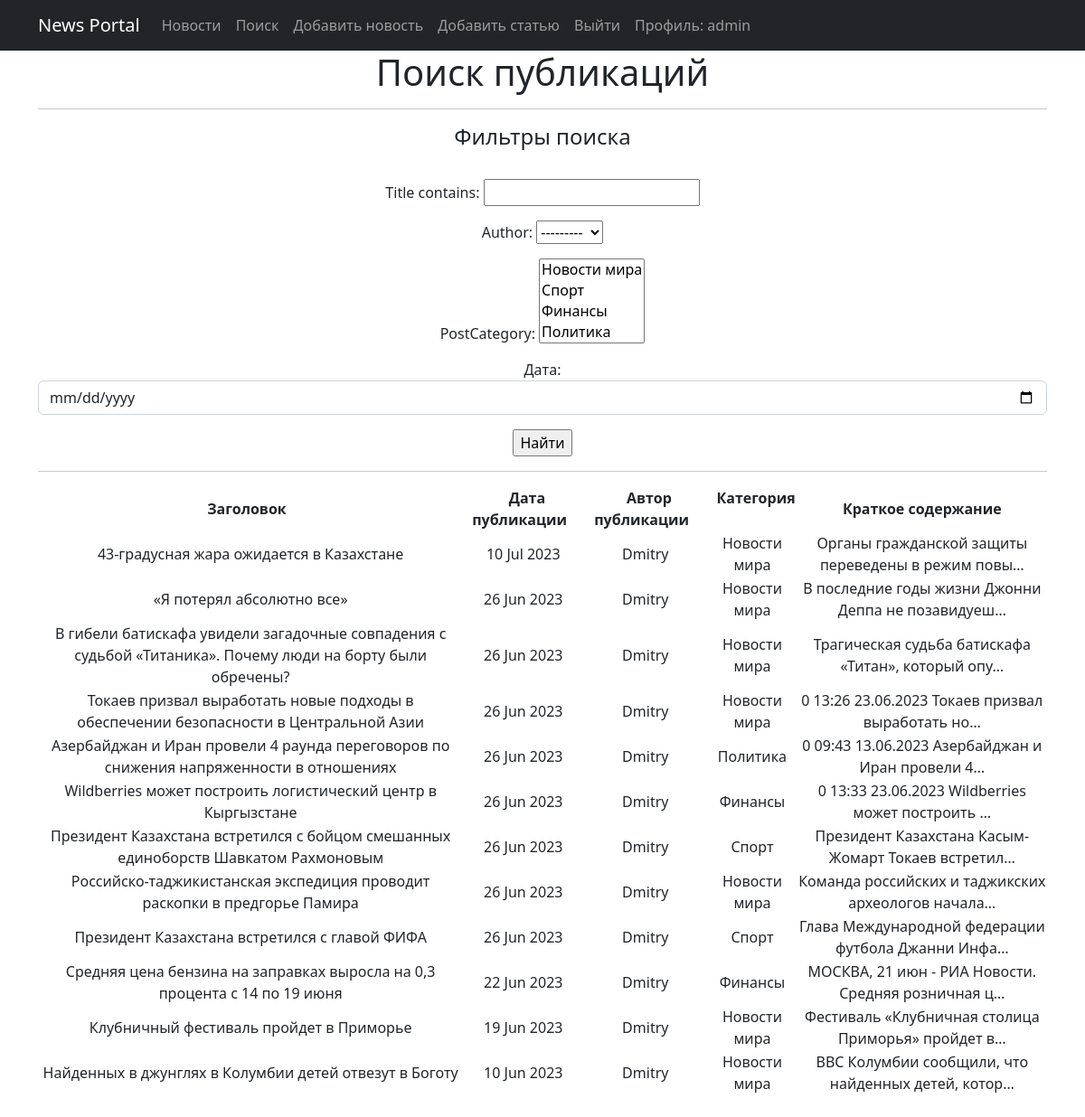
/posts/search/ (signed in), run on the app's committed database.
### news/models.py (models this page shows, shortened)
class Post(models.Model):
    article = 'AR'
    news = 'NW'
    POST_TYPE = [
        (article, 'Статья'),
        (news, 'Новости')
    ]
    author = models.ForeignKey(Author, on_delete=models.CASCADE)
    postType = models.CharField(max_length=2, choices=POST_TYPE, default=article)
    timeDateCreation = models.DateTimeField(auto_now_add=True)
    postCategory = models.ManyToManyField(Category, through="PostCategory")
    title = models.CharField(max_length=255)
    text = models.TextField()
    postRating = models.IntegerField(default=0)

class Author(models.Model):
    user = models.OneToOneField(User, on_delete=models.CASCADE, null=True)
    authorRating = models.IntegerField(default=0)
    def __str__(self):
        return f'{self.user}'

class PostCategory(models.Model):
    post = models.ForeignKey(Post, on_delete=models.CASCADE)
    category = models.ForeignKey(Category, on_delete=models.CASCADE)

class Category(models.Model):
    categoryName = models.CharField(max_length=64, unique=True)
    def __str__(self):
        return f'{self.categoryName}'

### news/views.py (the view)
# urls.py: path('search/', PostSearch.as_view(), name = 'search'),
class PostSearch(ListView):
    model = Post
    template_name = 'news/search.html'
    context_object_name = 'posts_search'
    ordering = ['-timeDateCreation']
    def get_queryset(self):
        queryset = super().get_queryset()
        self.filterset = PostFilter(self.request.GET, queryset)
        return self.filterset
    def get_context_data(self, **kwargs):
        context = super().get_context_data(**kwargs)
        context['filterset'] = self.filterset
        context['is_not_authors'] = not self.request.user.groups.filter(name='authors').exists()
        context['is_authors'] = self.request.user.groups.filter(name='authors').exists()
        return context

### news/templatetags/custom_filters.py (called while the page is built)
@register.filter(name = 'censor')
def censor(value):
    censor_list = ['редиска']
    text = value.split()
    for word in text:
        if word.lower() in censor_list:
            count = len(word) - 1
            value = value.replace(word, word[0] + '*' * count)
    return(value)

### templates/news/search.html (shortened to what this page needs)
{% extends 'flatpages/default.html' %}
{% load custom_filters %}
{% block content %}
    <h1>Поиск публикаций</h1>
    <hr>
    <h4>Фильтры поиска</h4>
    <br>
    <form action="" method="GET">
        {{ filterset.form.as_p }}
        <input type="submit" value="Найти">
    </form>
    <hr>
    {% if posts_search %}
        <table>
            <thead>
                <th>
                    <b>Заголовок &nbsp </b>
                </th>
                <th>
                    <b> &nbsp Дата публикации &nbsp </b>
                </th>
                <th>
                    <b> &nbsp Автор публикации &nbsp </b>
                </th>
                <th>
                    <b> &nbsp Категория &nbsp </b>
                </th>
                <th>
                    <b> &nbsp Краткое содержание &nbsp</b>
                </th>
            </thead>
        {% for post in filterset.qs %}
            <tr>
                <td>
                    {{ post.title|censor }}
                </td>
                <td>
                    {{ post.timeDateCreation|date:'d M Y' }}
                </td>
                <td>
                    {{ post.author }}
                </td>
                <td>
                    {% for cat in post.postcategory_set.all %}
                        {{ cat.category }}
                    {% endfor %}
                </td>
                <td>
                    {{ post.text|truncatechars:50|censor }}
                </td>
            </tr>
        {% endfor %}
        </table>
    <br>
    {% else %}
        <h2>Публикаций нет!</h2>
    {% endif %}
{% endblock content %}

### templates/flatpages/default.html (shortened to what this page needs)
<!DOCTYPE html>
<html lang="en">
    <head>
        {% load static %}
        <link href="{% static 'css/styles.css' %}" rel="stylesheet" />
    </head>
    <body>
        <nav class="navbar navbar-expand-lg navbar-dark bg-dark">
            <div class="container">
                <a class="navbar-brand" href="#">News Portal</a>
                <div class="collapse navbar-collapse" id="navbarResponsive">
                    <ul class="navbar-nav ml-auto">
                        <li class="nav-item">
                            <a class="nav-link" href="{% url 'posts' %}">Новости</a>
                        </li>
                        <li class="nav-item">
                            <a class="nav-link" href = "{% url 'search' %}">Поиск</a>
                        </li>
                        {% if request.user.is_authenticated and is_authors %}
                        <li class="nav-item">
                            <a class="nav-link" href="{% url 'news_post_create' %}">Добавить новость</a>
                        </li>
                        <li class="nav-item">
                            <a class="nav-link" href="{% url 'article_post_create' %}">Добавить статью</a>
                        </li>
                        {% endif %}
                        {% if request.user.is_authenticated %}
                        <li class="nav-item">
                            <a class="nav-link" href="/accounts/logout/">Выйти</a>
                        </li>
                        <li class="nav-item">
                            <a class="nav-link" href="{% url 'profile' %}" >Профиль: {{request.user.username}}</a>
                        </li>
                        {% endif %}
                    </ul>
                </div>
            </div>
        </nav>
        <div class="container">
        <div class="row">
            <div class="col-lg-12 text-center">
                {% block content %}{% endblock content %}
            </div>
        </div>
        </div>
    </body>
</html>

### data on the page
Post: title|censor "43-градусная жара ожидается в Казахстане", timeDateCreation "10 Jul 2023", author "Dmitry", text|censor "Органы гражданской защиты переведены в режим повы…"
PostCategory: category "Новости мира"
Post: title|censor "«Я потерял абсолютно все»", timeDateCreation "26 Jun 2023", author "Dmitry", text|censor "В последние годы жизни Джонни Деппа не позавидуеш…"
PostCategory: category "Новости мира"
Post: title|censor "В гибели батискафа увидели загадочные совпадения с судьбой «Титаника». Почему люди на борту были обречены?", timeDateCreation "26 Jun 2023", author "Dmitry", text|censor "Трагическая судьба батискафа «Титан», который опу…"
PostCategory: category "Новости мира"
Post: title|censor "Токаев призвал выработать новые подходы в обеспечении безопасности в Центральной Азии", timeDateCreation "26 Jun 2023", author "Dmitry", text|censor "0 13:26 23.06.2023 Токаев призвал выработать но…"
PostCategory: category "Новости мира"
Post: title|censor "Азербайджан и Иран провели 4 раунда переговоров по снижения напряженности в отношениях", timeDateCreation "26 Jun 2023", author "Dmitry", text|censor "0 09:43 13.06.2023 Азербайджан и Иран провели 4…"
PostCategory: category "Политика"
Post: title|censor "Wildberries может построить логистический центр в Кыргызстане", timeDateCreation "26 Jun 2023", author "Dmitry", text|censor "0 13:33 23.06.2023 Wildberries может построить …"
PostCategory: category "Финансы"
Post: title|censor "Президент Казахстана встретился с бойцом смешанных единоборств Шавкатом Рахмоновым", timeDateCreation "26 Jun 2023", author "Dmitry", text|censor "Президент Казахстана Касым-Жомарт Токаев встретил…"
PostCategory: category "Спорт"
Post: title|censor "Российско-таджикистанская экспедиция проводит раскопки в предгорье Памира", timeDateCreation "26 Jun 2023", author "Dmitry", text|censor "Команда российских и таджикских археологов начала…"
PostCategory: category "Новости мира"
Post: title|censor "Президент Казахстана встретился с главой ФИФА", timeDateCreation "26 Jun 2023", author "Dmitry", text|censor "Глава Международной федерации футбола Джанни Инфа…"
PostCategory: category "Спорт"
Post: title|censor "Средняя цена бензина на заправках выросла на 0,3 процента с 14 по 19 июня", timeDateCreation "22 Jun 2023", author "Dmitry", text|censor "МОСКВА, 21 июн - РИА Новости. Средняя розничная ц…"
PostCategory: category "Финансы"
Post: title|censor "Клубничный фестиваль пройдет в Приморье", timeDateCreation "19 Jun 2023", author "Dmitry", text|censor "Фестиваль «Клубничная столица Приморья» пройдет в…"
PostCategory: category "Новости мира"
Post: title|censor "Найденных в джунглях в Колумбии детей отвезут в Боготу", timeDateCreation "10 Jun 2023", author "Dmitry", text|censor "ВВС Колумбии сообщили, что найденных детей, котор…"
PostCategory: category "Новости мира"

### other printed values
{{ request.user.username }} "admin"
